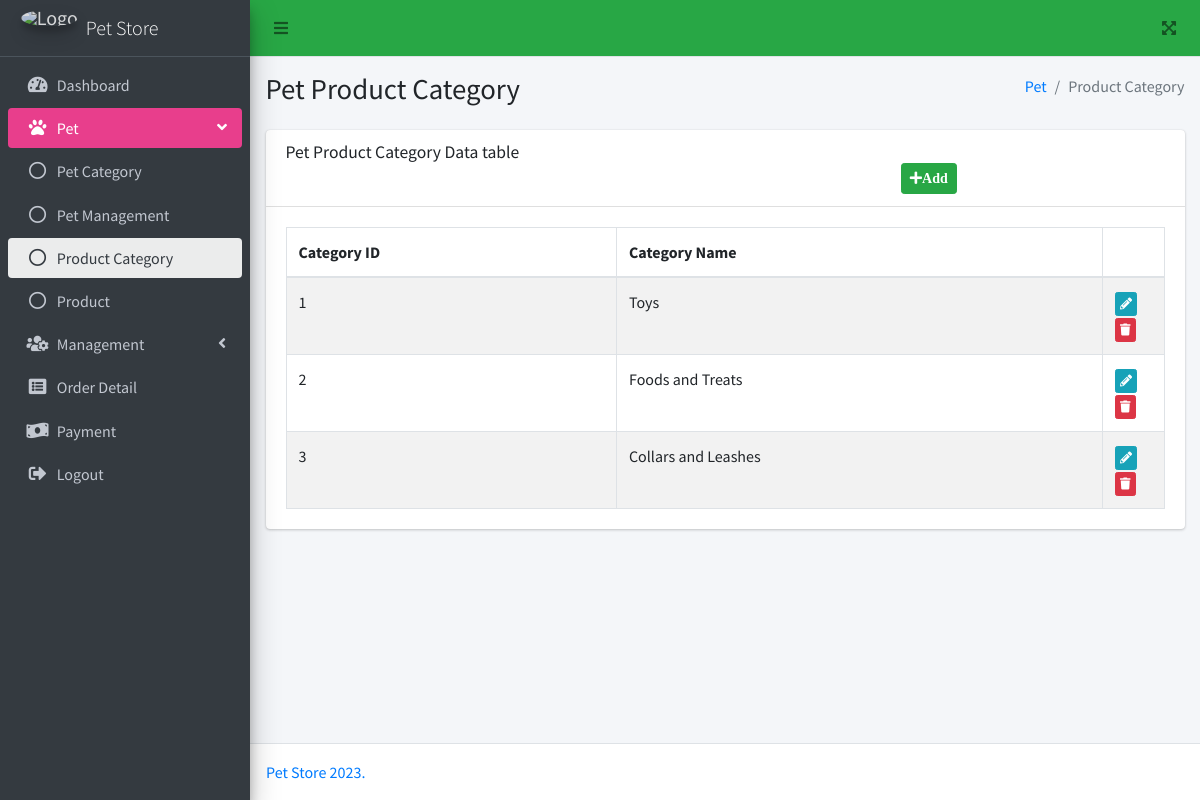
Screenshot of /pets/public/admin/Client/productcategory.php with the database file from the repository.
### tables this page shows
CREATE TABLE `tbl_pet_product_category` (
  `product_category_id` int NOT NULL AUTO_INCREMENT,
  `product_category_name` varchar(30) NOT NULL,
  `user_id` int NOT NULL,
  PRIMARY KEY (`product_category_id`),
  KEY `user_id` (`user_id`),
  CONSTRAINT `tbl_pet_product_category_ibfk_1` FOREIGN KEY (`user_id`) REFERENCES `tbl_user` (`user_id`) ON DELETE CASCADE ON UPDATE CASCADE
);

### pets/public/admin/Client/productcategory.php (the view, shortened to what this page needs)
<?php
$hostname = 'db';
$username = 'admin1';
$password = 'password';
$dbname = 'pets';
$pdo = new PDO("mysql:host=$hostname;dbname=$dbname", $username, $password);
$stmt = $pdo->query('SELECT * FROM tbl_pet_product_category');
$rows = $stmt->fetchAll(PDO::FETCH_ASSOC);
try {
  $stmt = $pdo->prepare('SELECT * FROM tbl_pet_product_category');
  $stmt->execute();
  $productCategories = $stmt->fetchAll(PDO::FETCH_ASSOC);
} catch (PDOException $e) {
  die("Error: " . $e->getMessage());
}
?>
<!DOCTYPE html>
<html lang="en">
<head>
  <link rel="stylesheet" href="../plugins/fontawesome-free/css/all.min.css">
  <link rel="stylesheet" href="../plugins/datatables-bs4/css/dataTables.bootstrap4.min.css">
  <link rel="stylesheet" href="../plugins/datatables-responsive/css/responsive.bootstrap4.min.css">
  <link rel="stylesheet" href="../plugins/datatables-buttons/css/buttons.bootstrap4.min.css">
  <link rel="stylesheet" href="../dist/css/adminlte.min.css">
</head>
<body class="hold-transition sidebar-mini">
  <div class="wrapper">
    <nav class="main-header navbar navbar-expand navbar-light navbar-green">
      <ul class="navbar-nav">
        <li class="nav-item">
          <a class="nav-link" data-widget="pushmenu" href="#" role="button"><i class="fas fa-bars"></i></a>
        </li>
      </ul>
      <ul class="navbar-nav ml-auto">
        <li class="nav-item">
          <a class="nav-link" data-widget="fullscreen" href="#" role="button">
            <i class="fas fa-expand-arrows-alt"></i>
          </a>
        </li>
      </ul>
    </nav>
    <aside class="main-sidebar sidebar-dark-primary elevation-4">
      <a href="/index.php" class="brand-link">
        <img src="../dist/img/logo.jpg" alt="Logo" class="brand-image img-circle elevation-3" style="opacity: .8">
        <span class="brand-text font-weight-light">Pet Store</span>
      </a>
      <div class="sidebar">
        <nav class="mt-2">
          <ul class="nav nav-pills nav-sidebar flex-column" data-widget="treeview" role="menu" data-accordion="false">
            <li class="nav-item">
              <a href="dashboard.php" class="nav-link">
                <i class="nav-icon fas fa-tachometer-alt"></i>
                <p>
                  Dashboard
                </p>
              </a>
            </li>
            <li class="nav-item menu-open">
              <a class="nav-link" style="background-color: #e83e8c; color: white;">
                <i class="nav-icon fas fa-paw"></i>
                <p>
                  Pet
                  <i class="fas fa-angle-left right"></i>
                </p>
              </a>
              <ul class="nav nav-treeview">
                <li class="nav-item">
                  <a href="petcategory.php" class="nav-link">
                    <i class="far fa-circle nav-icon"></i>
                    <p>Pet Category</p>
                  </a>
                </li>
                <li class="nav-item">
                  <a href="petmanagement.php" class="nav-link">
                    <i class="far fa-circle nav-icon"></i>
                    <p>Pet Management</p>
                  </a>
                </li>
                <li class="nav-item">
                  <a href="productcategory.php" class="nav-link active">
                    <i class="far fa-circle nav-icon"></i>
                    <p>Product Category</p>
                  </a>
                </li>
                <li class="nav-item">
                  <a href="product.php" class="nav-link">
                    <i class="far fa-circle nav-icon"></i>
                    <p>Product</p>
                  </a>
                </li>
              </ul>
            </li>
            <li class="nav-item">
              <a class="nav-link">
                <i class="nav-icon fas fa-users-cog"></i>
                <p>
                  Management
                  <i class="fas fa-angle-left right"></i>
                </p>
              </a>
            </li>
            <li class="nav-item">
              <a href="orderdetail.php" class="nav-link">
                <i class="nav-icon fas fa-list-alt"></i>
                <p>
                  Order Detail
                </p>
              </a>
            </li>
            <li class="nav-item">
              <a href="payment.php" class="nav-link">
                <i class="nav-icon fas fa-money-bill-wave"></i>
                <p>
                  Payment
                </p>
              </a>
            </li>
            <li class="nav-item">
              <a href="../adminlogout.php" class="nav-link" onclick="return confirm('Are you sure you want to logout?');">
                <i class="nav-icon fas fa-sign-out-alt"></i>
                <p>
                  Logout
                </p>
              </a>
            </li>
          </ul>
        </nav>
      </div>
    </aside>
    <div class="content-wrapper">
      <section class="content-header">
        <div class="container-fluid">
          <div class="row mb-2">
            <div class="col-sm-6">
              <h1>Pet Product Category</h1>
            </div>
            <div class="col-sm-6">
              <ol class="breadcrumb float-sm-right">
                <li class="breadcrumb-item"><a href="#">Pet</a></li>
                <li class="breadcrumb-item active">Product Category</li>
              </ol>
            </div>
          </div>
        </div>
      </section>
      <section class="content">
        <div class="container-fluid">
          <div class="row">
            <div class="col-12">
              <div class="card">
                <div class="card-header">
                  <h3 class="card-title">Pet Product Category Data table</h3>
                  <button type="button" class="btn btn-success btn-sm" data-toggle="modal" data-target="#add" style="margin-left:70%"><i class="fa fa-plus">Add</i>
                  </button>
                </div>
                <div class="card-body">
                  <table id="example1" class="table table-bordered table-striped">
                    <thead>
                      <tr>
                        <th>Category ID</th>
                        <th>Category Name</th>
                        <th width="7%"></th>
                      </tr>
                    </thead>
                    <tbody>
                      <?php foreach ($productCategories as $category) : ?>
                        <tr>
                          <td><?= $category['product_category_id']; ?></td>
                          <td><?= $category['product_category_name']; ?></td>
                          <td>
                            <button type="button" class="btn btn-info btn-xs" data-toggle="modal" data-target="#update"><i class="fa fa-pencil-alt"></i>
                            </button>
                            <button class="btn btn-danger btn-xs" onclick="deleteCategory(<?= $category['product_category_id']; ?>)"><i class="fa fa-trash"></i>
                            </button>
                          </td>
                        </tr>
                      <?php endforeach; ?>
                    </tbody>
                  </table>
                </div>
              </div>
            </div>
          </div>
        </div>
      </section>
    </div>
    <footer class="main-footer">
      <a class="text-black">Pet Store 2023.</a>
    </footer>
  </div>
</body>
</html>

### rows the page displays
tbl_pet_product_category: product_category_id "1", product_category_name "Toys"
tbl_pet_product_category: product_category_id "2", product_category_name "Foods and Treats"
tbl_pet_product_category: product_category_id "3", product_category_name "Collars and Leashes"
